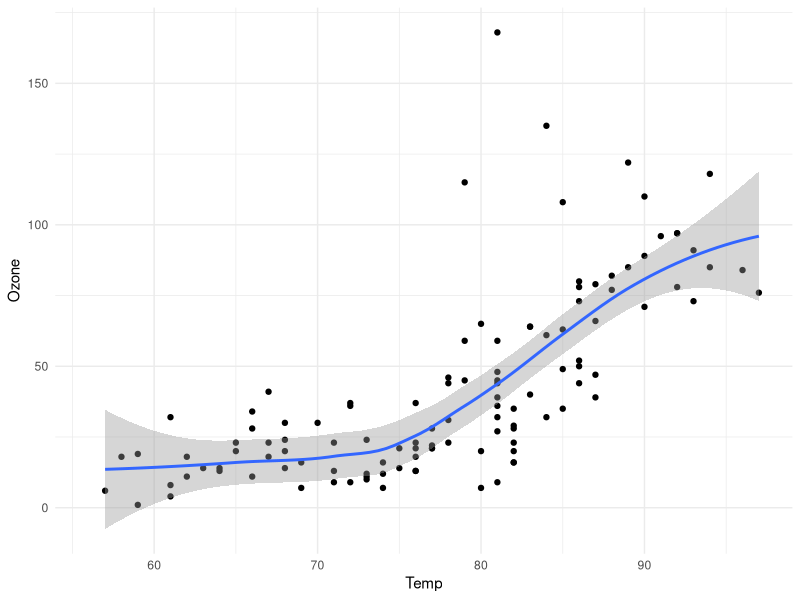

Source code (R):
## ---- chunk 1
#| label: fig-airquality
#| fig-cap: Temperature and ozone level.
#| warning: false

library(ggplot2)

ggplot(airquality, aes(Temp, Ozone)) + 
  geom_point() + 
  geom_smooth(method = "loess") + 
  theme_minimal()
  
## ---- chunk 2
  # install.packages("tidyverse")
## ---- chunk 3
  library(tidyverse)
